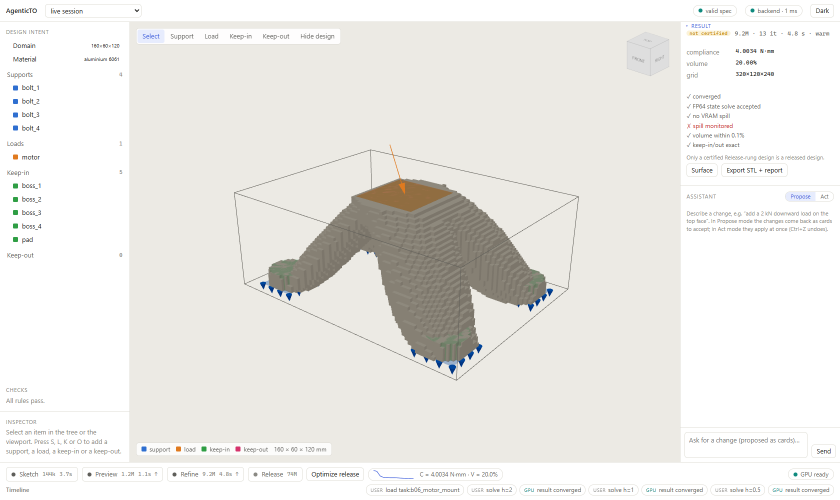
#> input picture paper/V5/figures/gui_overview.png, 1680 x 1000 px (shown at 1/2 size)
$ python make_fig2_gui.py
#> lines starting #> are read from the running program, lines starting #| are printed output that depends on the picture
"""Figure 2: the running GUI (a) with its result card enlarged to readable print size (b).

The screenshot is 1680 x 1000 px; at full text width its 11-12 px interface text prints near 3 pt. Panel b crops
the result card at native pixels and places it at about 0.18 mm per pixel, so that text prints near 6 pt.
Images are embedded at native resolution (no resampling). Run from the manuscript package directory.
"""
from pathlib import Path

import matplotlib
matplotlib.use("Agg")
import matplotlib.pyplot as plt
from matplotlib.patches import ConnectionPatch, Rectangle
from PIL import Image

HERE = Path(__file__).resolve().parents[1]
SRC = HERE / "figures" / "gui_overview.png"
OUT = HERE / "figures" / "fig2_gui"

MM = 1 / 25.4
W = 162.0
GAP = 5.0
CARD = (1362, 44, 1680, 352)              # result card: certificate checks, grid, compliance, export
AMBER, INK = "#E69F00", "#1d1d1b"

plt.rcParams.update({"font.family": "Arial", "font.size": 7, "pdf.fonttype": 42})
im = Image.open(SRC).convert("RGB")
#> im is the input picture: PIL image 1680x1000 RGB; mean R, G, B 235.8, 234.4, 230.6
crop = im.crop(CARD)
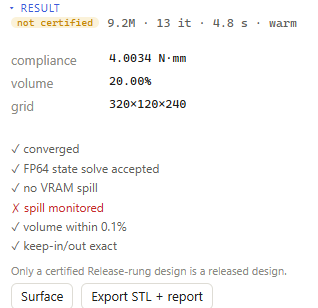
#> crop: PIL image 318x308 RGB; mean R, G, B 248.9, 248.4, 248
wb = 56.0                                   # mm for panel b
hb = wb * crop.height / crop.width
#> hb = 54.24
wa = W - wb - GAP
ha = wa * im.height / im.width
#> ha = 60.12
H = max(ha, hb) + 5.0
#> H = 65.12

fig = plt.figure(figsize=(W * MM, H * MM))
ax_a = fig.add_axes([0, 0, wa / W, ha / H])
ax_b = fig.add_axes([(wa + GAP) / W, (ha - hb) / H if ha > hb else 0, wb / W, hb / H])
for ax, img in ((ax_a, im), (ax_b, crop)):
    ax.imshow(img, interpolation="none")
    ax.set_xticks([]); ax.set_yticks([])
    for s in ax.spines.values():
        s.set_linewidth(0.5); s.set_color("#9b9a95")
#> this loop made 2 passes
x0, y0, x1, y1 = CARD
ax_a.add_patch(Rectangle((x0, y0), x1 - x0, y1 - y0, fill=False, lw=1.0, ec=AMBER))
ax_b.spines[:].set_color(AMBER); ax_b.spines[:].set_linewidth(1.0)
for (xa_, ya_), (xb_, yb_) in (((x1, y0), (0, 0)), ((x1, y1), (0, crop.height))):
    fig.add_artist(ConnectionPatch((xa_, ya_), (xb_, yb_), "data", "data", axesA=ax_a, axesB=ax_b,
                                   lw=0.6, color=AMBER))
top = max(ha, hb)
#> top = 60.12
for x, lab, txt in ((0, "a", "Running interface, motor-mount task"),
                    ((wa + GAP), "b", "Result card enlarged: refine rung, not certified")):
    fig.text(x / W, (top + 1.4) / H, lab, fontsize=8, fontweight="bold", color=INK, va="bottom")
    fig.text((x + 3.2) / W, (top + 1.4) / H, txt, fontsize=7, color=INK, va="bottom")
for ext in ("pdf", "png"):
    fig.savefig(f"{OUT}.{ext}", dpi=600)
#> this loop made 2 passes
#> pass 1, `fig.savefig(f"{OUT}.{ext}", dpi=600)`:
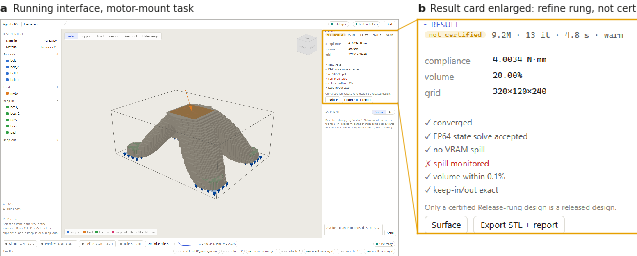
#> figure drawn by matplotlib, 2 panels
print(f"wrote {OUT.name}.pdf/png: {W:.0f} x {H:.1f} mm; panel b {wb:.0f} mm = {wb / crop.width:.3f} mm/px")
#| wrote fig2_gui.pdf/png: 162 x 65.1 mm; panel b 56 mm = 0.176 mm/px
